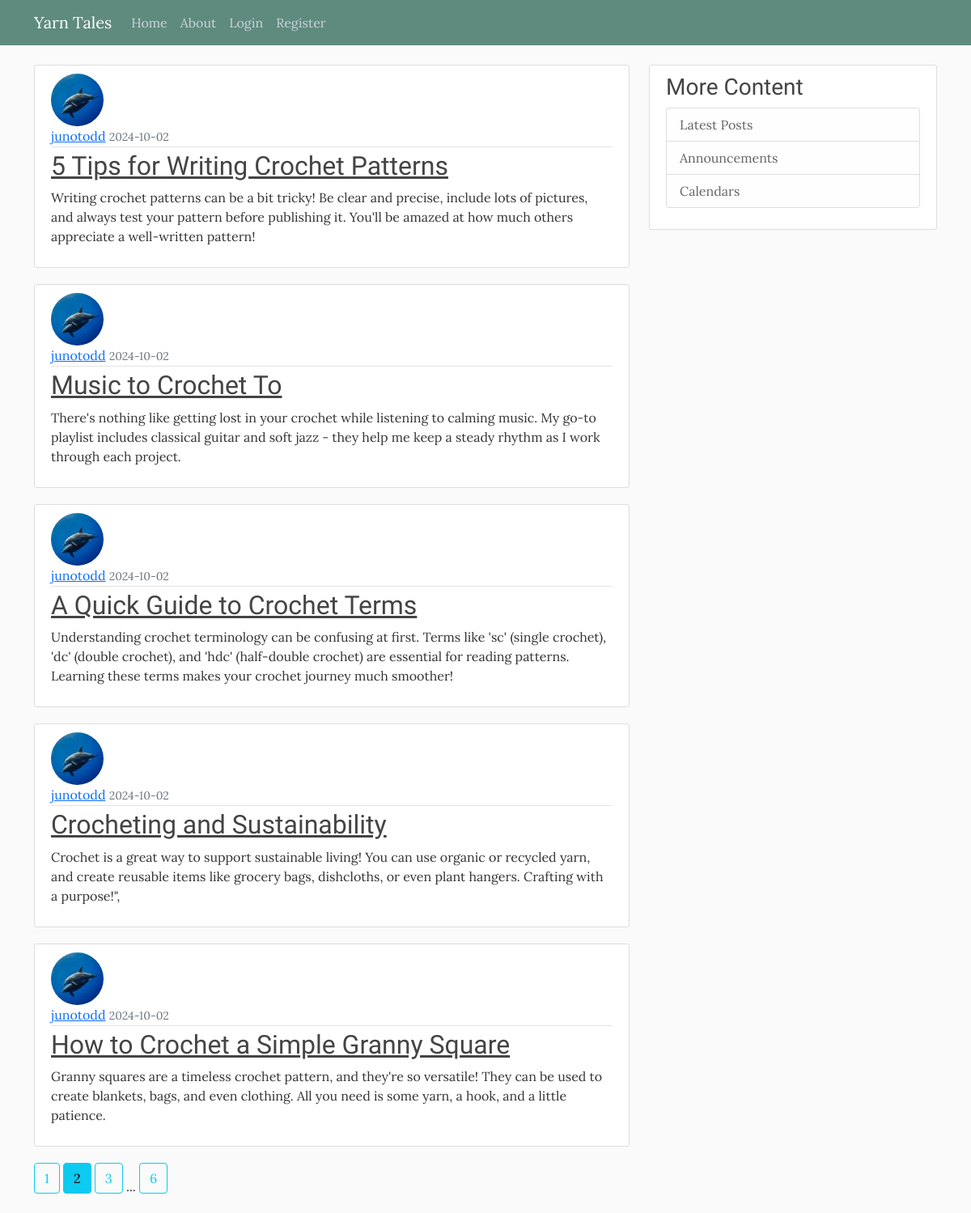
The page /home?page=2 on the database its author committed.
### flaskblog/models.py (models this page shows, shortened)
class Post(db.Model):
    id = db.Column(db.Integer, primary_key=True)
    title = db.Column(db.String(100), nullable=False)
    date_posted = db.Column(db.DateTime, nullable=False, default=datetime.utcnow)
    content = db.Column(db.Text, nullable=False)
    user_id = db.Column(db.Integer, db.ForeignKey('user.id'), nullable=False)

class User(db.Model, UserMixin):
    id = db.Column(db.Integer, primary_key=True)
    username = db.Column(db.String(20), unique=True, nullable=False)
    email = db.Column(db.String(120), unique=True, nullable=False)
    image_file = db.Column(db.String(20), nullable=False, default='default.jpg')
    password = db.Column(db.String(60), nullable=False)
    posts = db.relationship('Post', backref='author', lazy=True)

### flaskblog/main/routes.py (the view)
@main.route("/")
@main.route("/home")
def home():
    page = request.args.get('page', 1, type=int)
    posts = Post.query.order_by(Post.date_posted.desc()).paginate(page=page, per_page=5)
    return render_template('home.html', posts=posts)

### flaskblog/templates/home.html
{% extends "layout.html" %}
{% block content %}
{% for post in posts.items %}
<article class="media content-section">
    <img class="rounded-circle article-img"
        src="{{ url_for('static', filename='profile_pics/' + post.author.image_file) }}" alt="">
    <div class="media-body">
        <div class="article-metadata">
            <a class="mr-2" href="{{ url_for('users.user_post', username=post.author.username) }}">{{
                post.author.username
                }}</a>
            <small class="text-muted">{{ post.date_posted.strftime('%Y-%m-%d') }}</small>
        </div>
        <h2><a class="article-title" href="{{ url_for('posts.post', post_id=post.id) }}">{{ post.title }}</a></h2>
        <p class="article-content">{{ post.content }}</p>
    </div>
</article>
{% endfor %}
{% for page_num in posts.iter_pages(left_edge=1, right_edge=1, left_current=1, right_current=2) %}
{% if page_num %}
{% if posts.page == page_num %}
<a class="btn btn-info mb-4" href="{{ url_for('main.home', page=page_num ) }}">{{ page_num }}</a>
{% else %}
<a class="btn btn-outline-info mb-4" href="{{ url_for('main.home', page=page_num ) }}">{{ page_num }}</a>
{% endif %}
{% else %}
...
{% endif %}
{% endfor %}
{% endblock content %}

### flaskblog/static/main.css (style rules this page uses)
body { background: #fafafa; color: #333333; margin-top: 5rem; font-family: "Lora", serif; font-optical-sizing: auto; font-weight: 400; }
h1, h2, h3, h4, h5, h6 { color: #444444; font-family: "Satisfy", cursive; font-weight: 400; font-style: normal; }
.content-section { background: #ffffff; padding: 10px 20px; border: 1px solid #dddddd; border-radius: 3px; margin-bottom: 20px; }
.article-title { color: #444444; }
.article-content { white-space: pre-line; }
.article-img { height: 65px; width: 65px; margin-right: 16px; }
.article-metadata { padding-bottom: 1px; margin-bottom: 4px; border-bottom: 1px solid #e3e3e3 }

### rows shown on the page
Post: image_file (picture), author.username "junotodd", date_posted "2024-10-02", title "5 Tips for Writing Crochet Patterns", content "Writing crochet patterns can be a bit tricky! Be clear and precise, include lots of pictures, and always test your pattern before publishing it. You'll be amazed at how much others appreciate a well-written pattern!"
Post: image_file (picture), author.username "junotodd", date_posted "2024-10-02", title "Music to Crochet To", content "There's nothing like getting lost in your crochet while listening to calming music. My go-to playlist includes classical guitar and soft jazz - they help me keep a steady rhythm as I work through each project."
Post: image_file (picture), author.username "junotodd", date_posted "2024-10-02", title "A Quick Guide to Crochet Terms", content "Understanding crochet terminology can be confusing at first. Terms like 'sc' (single crochet), 'dc' (double crochet), and 'hdc' (half-double crochet) are essential for reading patterns. Learning these terms makes your crochet journey much smoother!"
Post: image_file (picture), author.username "junotodd", date_posted "2024-10-02", title "Crocheting and Sustainability", content "Crochet is a great way to support sustainable living! You can use organic or recycled yarn, and create reusable items like grocery bags, dishcloths, or even plant hangers. Crafting with a purpose!\","
Post: image_file (picture), author.username "junotodd", date_posted "2024-10-02", title "How to Crochet a Simple Granny Square", content "Granny squares are a timeless crochet pattern, and they're so versatile! They can be used to create blankets, bags, and even clothing. All you need is some yarn, a hook, and a little patience."

### other values the page prints
{{ page_num }} "1" "3" "6"
{{ page_num }} "2"
